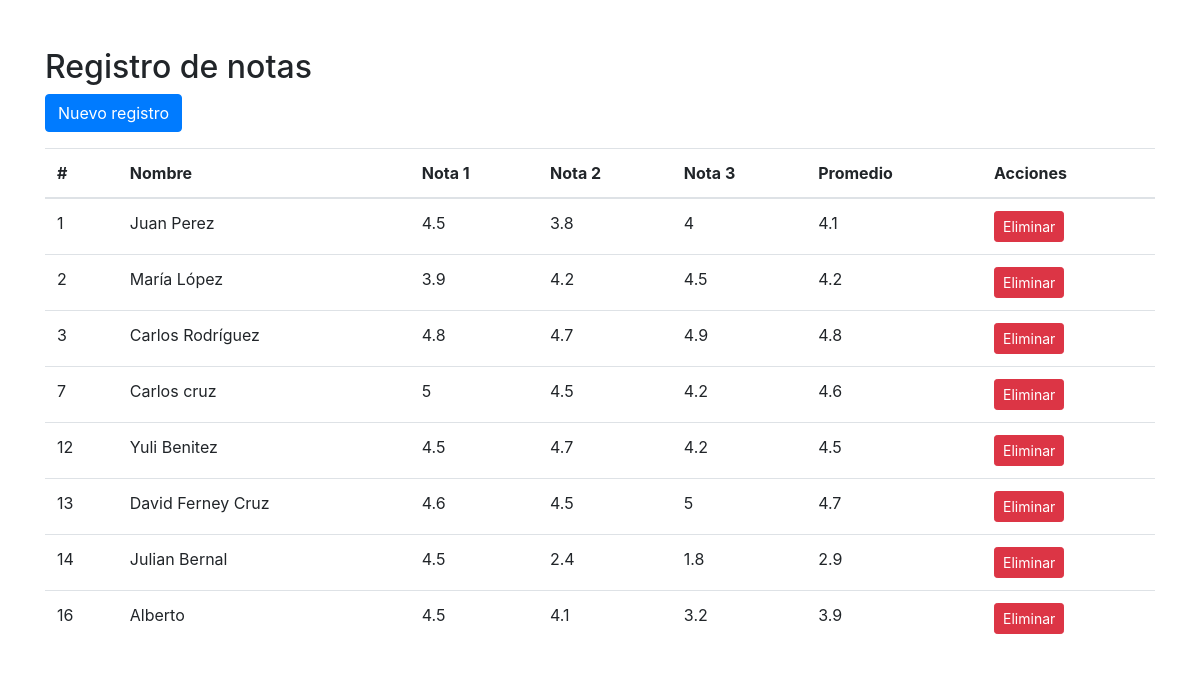
The page / on the database its author committed.
### tables this page shows
CREATE TABLE `estudiantes` (
  `id` int(11) NOT NULL,
  `nombre` varchar(100) NOT NULL,
  `nota1` float NOT NULL,
  `nota2` float NOT NULL,
  `nota3` float NOT NULL,
  `promedio` float NOT NULL
);

### index.php (the view, shortened to what this page needs)
<!DOCTYPE html>
<html lang="es">
<head>
    <link rel="stylesheet" href="https://stackpath.bootstrapcdn.com/bootstrap/4.5.2/css/bootstrap.min.css">
</head>
<body>
    <div class="container mt-5">
        <h2>Registro de notas</h2>
        <a href="formulario.php" class="btn btn-primary mb-3">Nuevo registro</a>
        <table class="table">
            <thead>
                <tr>
                    <th>#</th>
                    <th>Nombre</th>
                    <th>Nota 1</th>
                    <th>Nota 2</th>
                    <th>Nota 3</th>
                    <th>Promedio</th>
                    <th>Acciones</th>
                </tr>
            </thead>
            <tbody>
                <?php
                include 'db_config.php';
                $conn = new mysqli($servername, $username, $password, $dbname);
                $sql = "SELECT * FROM estudiantes";
                $result = $conn->query($sql);
                if ($result->num_rows > 0) {
                    while($row = $result->fetch_assoc()) {
                        echo "<tr>";
                        echo "<td>" . $row["id"] . "</td>";
                        echo "<td>" . $row["nombre"] . "</td>";
                        echo "<td>" . $row["nota1"] . "</td>";
                        echo "<td>" . $row["nota2"] . "</td>";
                        echo "<td>" . $row["nota3"] . "</td>";
                        echo "<td>" . $row["promedio"] . "</td>";
                        echo '<td><a href="#" onclick="confirmarEliminar(' . $row["id"] . ');" class="btn btn-danger btn-sm">Eliminar</a></td>';
                        echo "</tr>";
                    }
                } else {
                    echo "<tr><td colspan='7'>No hay registros</td></tr>";
                }
                ?>
            </tbody>
        </table>
    </div>
</body>
</html>

### rows shown on the page
estudiantes: id "1", nombre "Juan Perez", nota1 "4.5", nota2 "3.8", nota3 "4", promedio "4.1"
estudiantes: id "2", nombre "María López", nota1 "3.9", nota2 "4.2", nota3 "4.5", promedio "4.2"
estudiantes: id "3", nombre "Carlos Rodríguez", nota1 "4.8", nota2 "4.7", nota3 "4.9", promedio "4.8"
estudiantes: id "7", nombre "Carlos cruz", nota1 "5", nota2 "4.5", nota3 "4.2", promedio "4.6"
estudiantes: id "12", nombre "Yuli Benitez", nota1 "4.5", nota2 "4.7", nota3 "4.2", promedio "4.5"
estudiantes: id "13", nombre "David Ferney Cruz", nota1 "4.6", nota2 "4.5", nota3 "5", promedio "4.7"
estudiantes: id "14", nombre "Julian Bernal", nota1 "4.5", nota2 "2.4", nota3 "1.8", promedio "2.9"
estudiantes: id "16", nombre "Alberto", nota1 "4.5", nota2 "4.1", nota3 "3.2", promedio "3.9"
